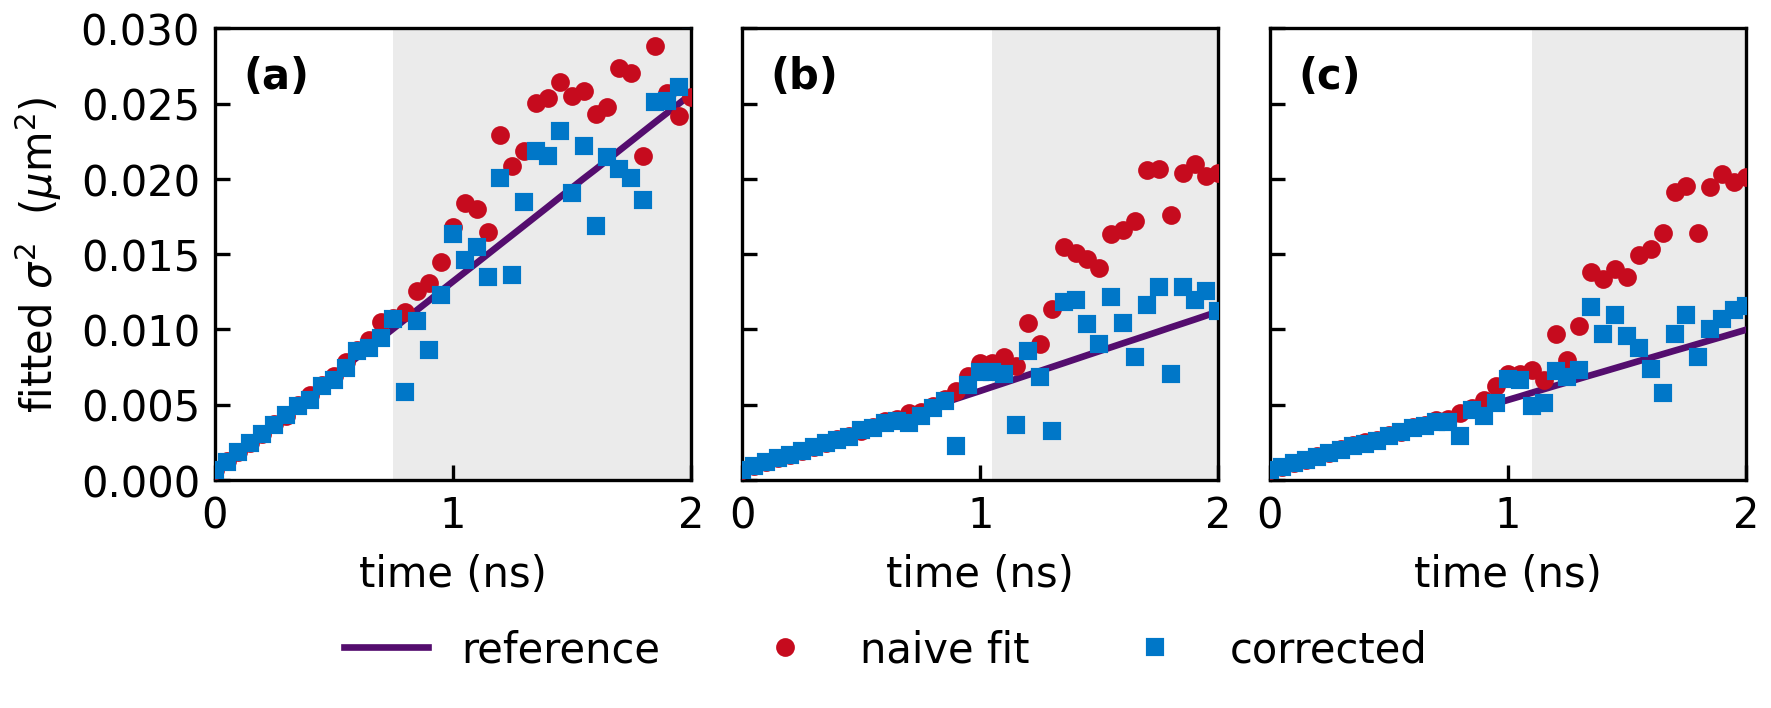

Recreate this plot in Python.
"""Per-frame residual + short-window D on the high-N Br-I bed.

The full-3-ns D collapse is brittle here: the peak drops ~147x over the window,
so most late frames fall below CNR ~1 and the slope fit has a thin lever arm.
The honest test is the project's actual metric -- the per-frame mean residual
``E[corrected] - var_true`` over many seeds -- restricted to the *usable window*
(frames whose per-frame CNR stays above the floor). Over that band we ask: does
the correction reduce the upward bias the naive fit carries, and does the
short-window D move toward the truth?

The calibration is built D-aware at each fraction's fitted D (the quick,
sound choice for a known-D validation bed; the D-free 2-D (CNR, sigma^2)
calibration is the separate real-data path). It is cached per fraction.

Run from the repository root (needs the pshare)::

    WEIGHTING_WALL_WORKERS=0 .venv/Scripts/python.exe experiments/halide-mixing-highn/br_halide_highn_perframe.py

Outputs ``output/br_halide_highn_perframe.{png,txt}`` and caches each D-aware
calibration to ``output/cal_highn_daware_x<frac>.npz``.
"""
from __future__ import annotations

import os
import sys
from pathlib import Path

import numpy as np

sys.path.insert(0, os.path.join(os.path.dirname(__file__), "..", "..", "src"))
sys.path.insert(0, os.path.join(os.path.dirname(__file__), "..", ".."))
sys.path.insert(0, os.path.join(os.path.dirname(__file__), "..", "halide-mixing-brI-legacy"))
sys.path.insert(0, os.path.dirname(__file__))

from weighting_wall import GaussianModel  # noqa: E402
from weighting_wall.simulate import Experiment  # noqa: E402
from weighting_wall.truncation import TruncationModel  # noqa: E402
from weighting_wall.validate import calibrate  # noqa: E402
from weighting_wall.weights import corrected_variance  # noqa: E402

from weighting_wall.fit import fit_variance as _fit_gaussian  # noqa: E402

from br_halide_validation import fit_msd_powerlaw  # noqa: E402
from br_halide_highn_validation import STRIDE, subsample  # noqa: E402
from br_highn_data import SIGMA0_HINT_NM, load_all  # noqa: E402

# Tighten the width fit's upper bound from the window span^2 to a physical cap
# (G * sigma0)^2: the spot grows ~8x in sigma over the window, so G = 12 clears
# every real frame (sigma capped at 300 nm) while bounding the low-CNR fit's
# noise-wandering, which the wide 3000 nm window otherwise leaves unbounded.
# Applied identically to the data fit and the calibration (the var_bias must
# come from the same bound).
G_MAX = 12.0
MAX_VAR = (G_MAX * SIGMA0_HINT_NM) ** 2


def fit_each_row(x, profiles):
    """Bounded Gaussian width fit per frame, with the tightened max_var bound."""
    out = np.full(profiles.shape[0], np.nan)
    for i in range(profiles.shape[0]):
        r = _fit_gaussian(x, profiles[i], max_var=MAX_VAR)
        if r.ok and np.isfinite(r.variance):
            out[i] = r.variance
    return out

OUTPUT = Path(__file__).resolve().parents[2] / "output"  # repo-root output/ (cached calibrations)
OUTPUT.mkdir(exist_ok=True)

CORR_BLUE = "#0072B2"
NAIVE_RED = "#D55E00"
TRUTH_BLACK = "#000000"
FLOOR_GREY = "#999999"
INCH = 1 / 2.54
FONT = 9

CNR0 = 10.0          # initial CNR for the per-frame panel
CNR0_TABLE = (8.0, 15.0, 30.0)   # short-window D reported at these CNR_0
N_SEEDS = 800
FLOOR_CNR = 1.3      # project floor: folded-normal over-subtracts below ~1.3
CAL_CNR0 = np.geomspace(1.2, 60.0, 30)
N_RUNS_CAL = 600


def daware_calibration(d_true: float, frac: str, n_frames: int) -> TruncationModel:
    """D-aware calibration at this fraction's D and geometry; cached per fraction."""
    path = OUTPUT / f"cal_highn_daware_g{int(G_MAX)}_x{frac}.npz"
    if path.exists():
        d = np.load(path)
        return TruncationModel(cnr_grid=d["cnr_grid"], p_grid=d["p_grid"],
                               relvar_grid=d["relvar_grid"],
                               varbias_grid=d["varbias_grid"])
    exp = Experiment(sigma0=25.0, D=float(d_true), tau=1.0, half_window=60.0,
                     n_pixels=600, n_frames=n_frames, t_max=3.0)
    trunc = calibrate(exp, CAL_CNR0, n_runs=N_RUNS_CAL,
                      model=GaussianModel(max_var=MAX_VAR))
    np.savez(path, cnr_grid=trunc.cnr_grid, p_grid=trunc.p_grid,
             relvar_grid=trunc.relvar_grid, varbias_grid=trunc.varbias_grid)
    return trunc


def per_frame_means(case, trunc, cnr0, n_seeds):
    """Mean raw and corrected fitted variance per frame over many seeds + per-frame CNR."""
    peak0 = float(case.profiles[0].max())
    ns = peak0 / cnr0
    cnrf = case.profiles.max(axis=1) / ns
    nfr = case.profiles.shape[0]
    raw = np.full((n_seeds, nfr), np.nan)
    cor = np.full((n_seeds, nfr), np.nan)
    for s in range(n_seeds):
        rng = np.random.default_rng(7919 * int(cnr0) + s)
        noisy = case.profiles + rng.normal(0.0, ns, case.profiles.shape)
        vh = fit_each_row(case.x, noisy)
        raw[s] = vh
        cor[s] = corrected_variance("folded_normal", vh, cnrf, trunc)
    return np.nanmean(raw, axis=0), np.nanmean(cor, axis=0), cnrf


def short_window_D(case, trunc, cnr0, n_seeds):
    """Naive vs corrected D over the usable window (CNR >= floor)."""
    mraw, mcor, cnrf = per_frame_means(case, trunc, cnr0, n_seeds)
    use = cnrf >= FLOOR_CNR
    d_naive, a_naive = fit_msd_powerlaw(case.t, mraw, mask=use)
    d_corr, a_corr = fit_msd_powerlaw(case.t, mcor, mask=use)
    return dict(n_use=int(use.sum()), cnr_min=float(cnrf[use].min()) if use.any() else np.nan,
                t_max_use=float(case.t[use].max()) if use.any() else np.nan,
                d_naive=d_naive, a_naive=a_naive, d_corr=d_corr, a_corr=a_corr)


def main():
    cases = [subsample(c, STRIDE) for c in load_all()]
    if not cases:
        print("No high-N maps found.")
        return
    lines = ["=" * 76,
             "High-N Br-I: per-frame residual + short-window D (D-aware calibration)",
             f"floor CNR = {FLOOR_CNR}; n_seeds = {N_SEEDS}; panel CNR0 = {CNR0:.0f}",
             f"width-fit bound: max_var = (G*sigma0)^2, G = {G_MAX:.0f} "
             f"(sigma capped at {G_MAX * SIGMA0_HINT_NM:.0f} nm)",
             "=" * 76, ""]
    panels = []
    for case in cases:
        d_true, a_true = fit_msd_powerlaw(case.t, case.var_true)
        trunc = daware_calibration(d_true, case.name.split("=")[-1], case.profiles.shape[0])

        mraw, mcor, cnrf = per_frame_means(case, trunc, CNR0, N_SEEDS)
        use = cnrf >= FLOOR_CNR
        resid_naive = mraw - case.var_true
        resid_corr = mcor - case.var_true
        d_n, _ = fit_msd_powerlaw(case.t, mraw, mask=use)
        d_c, _ = fit_msd_powerlaw(case.t, mcor, mask=use)
        panels.append((case, cnrf, mraw, mcor, use, d_true, d_n, d_c))

        lines.append("-" * 76)
        lines.append(f"=== {case.name} ===  truth D={d_true:.4g} nm^2/ns, alpha={a_true:.3f}")
        lines.append(f"  usable window at CNR0={CNR0:.0f}: {use.sum()} frames, "
                     f"t<= {case.t[use].max():.2f} ns, CNR down to {cnrf[use].min():.2f}")
        lines.append(f"  mean |residual| over usable band: naive "
                     f"{np.nanmean(np.abs(resid_naive[use])):.0f} -> corrected "
                     f"{np.nanmean(np.abs(resid_corr[use])):.0f} nm^2")
        lines.append("  short-window D (usable band):  CNR0 | D naive/corr (ratio to truth) "
                     "| alpha naive/corr")
        for c0 in CNR0_TABLE:
            r = short_window_D(case, trunc, c0, N_SEEDS)
            rn = r["d_naive"] / d_true if np.isfinite(r["d_naive"]) else np.nan
            rc = r["d_corr"] / d_true if np.isfinite(r["d_corr"]) else np.nan
            lines.append(f"    {c0:5.0f} | {r['d_naive']:.4g}/{r['d_corr']:.4g} "
                         f"({rn:.2f}/{rc:.2f}) | {r['a_naive']:.3f}/{r['a_corr']:.3f}"
                         f"  [{r['n_use']} frames]")
        lines.append("")

    report = "\n".join(lines)
    print(report)
    (OUTPUT / "br_halide_highn_perframe.txt").write_text(report)
    make_figure(panels, OUTPUT / "br_halide_highn_perframe.png")


def make_figure(panels, path):
    """Poster figure: per-frame fitted variance vs time, naive vs corrected.

    Spanish-flag palette (venue-appropriate, plot_style.md): blue = corrected
    (the reference the fit should recover), red = naive (the salient bias),
    black line = carrier truth. The shaded band marks frames below the CNR floor
    that are excluded from the slope fit. The time axis is focused on the usable
    window plus the bias onset; the deep-noise tail is dropped.
    """
    import matplotlib
    matplotlib.use("Agg")
    import matplotlib.pyplot as plt
    from matplotlib.ticker import MultipleLocator

    # Spanish-flag palette (plot_style.md): blue = corrected (recovered
    # reference), red = naive (the salient bias), indigo = carrier truth.
    truth_indigo = "#540d6e"
    naive_red = "#c60b1e"
    corr_blue = "#0077c8"
    floor_grey = "#bdbdbd"
    font = 10
    S = 1.0e6            # nm^2 -> micron^2
    XMAX = 2.0           # common time axis (ns)
    YMAX = 0.030         # common variance axis (micron^2); clears panel (a)'s data
    letters = "abcdefgh"

    n = len(panels)
    # Shared y-axis, panels abutting: values only on the left, tick marks on all.
    fig, axes = plt.subplots(1, n, layout="constrained", sharey=True,
                             figsize=(5.0 * n * INCH, 6.0 * INCH), squeeze=False)
    for i, (ax, (case, cnrf, mraw, mcor, use, d_true, d_n, d_c)) in enumerate(
            zip(axes[0], panels)):
        t = case.t
        m = t <= XMAX
        t_floor = t[~use].min() if (~use).any() else XMAX
        if t_floor < XMAX:
            ax.axvspan(t_floor, XMAX, color=floor_grey, alpha=0.30, lw=0)
        ax.plot(t[m], case.var_true[m] / S, "-", color=truth_indigo, lw=1.6,
                label="reference", zorder=3)
        ax.plot(t[m], mraw[m] / S, "o", color=naive_red, ms=3.5,
                label="naive fit", zorder=4)
        ax.plot(t[m], mcor[m] / S, "s", color=corr_blue, ms=3.5,
                label="corrected", zorder=5)
        ax.set_xlim(0, XMAX)
        ax.set_ylim(0, YMAX)
        ax.set_xticks([0, 1, 2])
        ax.yaxis.set_major_locator(MultipleLocator(0.005))
        # Inward ticks, bottom + left sides only (no top/right).
        ax.tick_params(axis="both", which="both", direction="in",
                       top=False, right=False, labelsize=font)
        if i != 0:
            ax.tick_params(axis="y", labelleft=False)   # keep marks, drop values
        ax.set_xlabel("time (ns)", fontsize=font)
        ax.text(0.06, 0.94, f"({letters[i]})", ha="left", va="top",
                fontsize=font, fontweight="bold", transform=ax.transAxes)
    axes[0][0].set_ylabel(r"fitted $\sigma^2$  ($\mu$m$^2$)", fontsize=font)
    h, l = axes[0][0].get_legend_handles_labels()
    fig.legend(h, l, frameon=False, fontsize=font, loc="outside lower center", ncol=3)
    fig.patch.set_facecolor("w"); fig.patch.set_alpha(1)
    fig.savefig(path, dpi=300)
    plt.close(fig)
    print(f"\nSaved figure: {path.name}")


if __name__ == "__main__":
    main()
